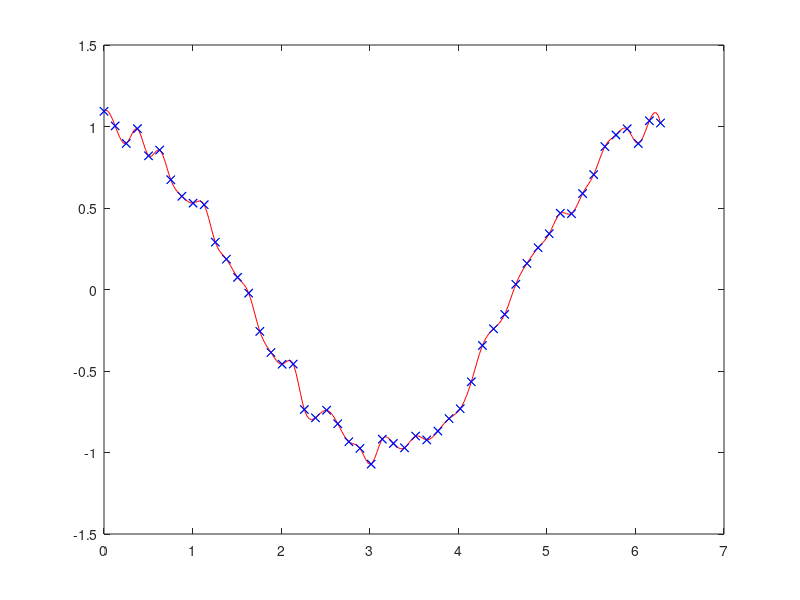

Source code (MATLAB): (Note: this script raises an error after producing the figure.)
%%Smoothing example%%

x = linspace(0,2*pi,51);
noisy_y = cos(x) + .2*(rand(size(x))-.5);
plot (x,noisy_y,'x')

% hold on
% cs = csapi(x,noisy_y);
% fnplt(cs ,2)
% 
% csp= csape (x, noisy_y);
% fnplt (csp,'g',2)
% 
% sp=spapi ( 3,x,noisy_y);
% fnplt(sp,2,'r')


hold on
fnplt( csapi(x, noisy_y) )
hold off
tol = .015
hold on
fnplt( spaps(x, noisy_y,tol), 'r', 2)
hold off

noisy_y([1 end]) = mean( noisy_y([1 end]) );
lx = length(x);
lx2 = round(lx/2);
range = [lx2:lx 2:lx 2:lx2];
sps = spaps([x(lx2:lx)-2*pi x(2:lx) x(2:lx2)+2*pi],noisy_y(range),2*tol);
hold on
fnplt(sps, [0 2*pi], 'k', 2)
hold off


x = 0:4;
y = -2:2;
R = 4;
r = 2;
v = zeros(3,5,5);
v(3,:,:) = [0 (R-r)/2 0 (r-R)/2 0].'*[1 1 1 1 1];
v(2,:,:) = [R (r+R)/2 r (r+R)/2 R].'*[0 1 0 -1 0];
v(1,:,:) = [R (r+R)/2 r (r+R)/2 R].'*[1 0 -1 0 1];
dough0 = csape({x,y},v,'periodic');
fnplt(dough0)
axis equal, 